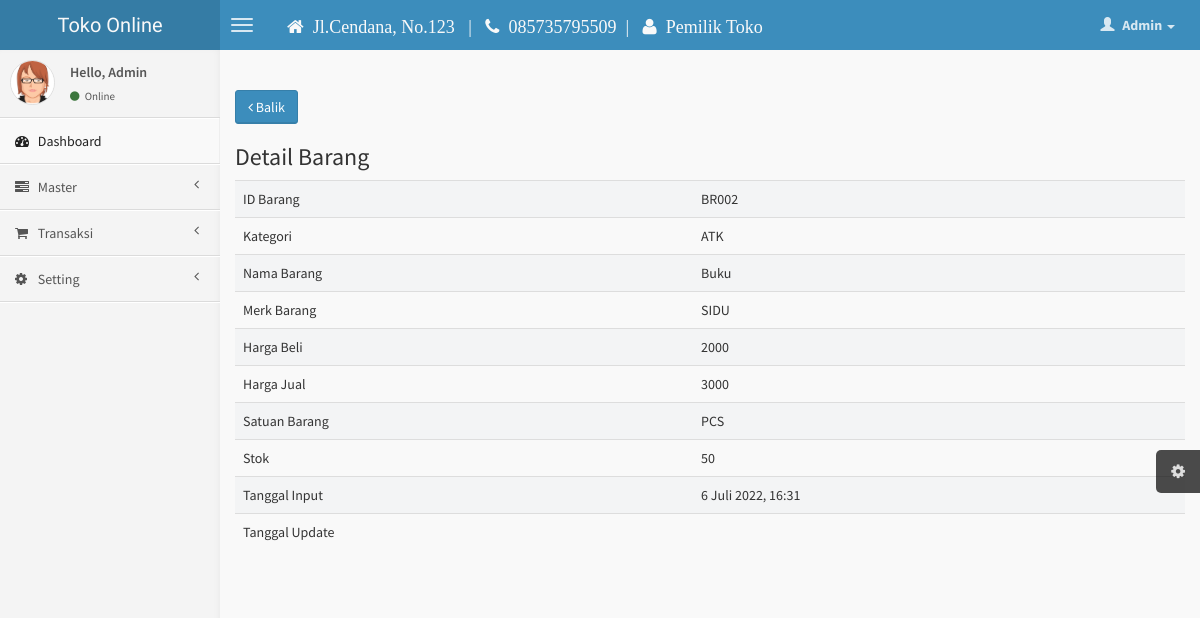
The page /detail_barang.php?id_barang=BR002 (signed in) on the database its author committed.
### tables this page shows
CREATE TABLE `identitas_toko` (
  `id_toko` int(11) NOT NULL,
  `nama_toko` varchar(255) NOT NULL,
  `alamat_toko` text NOT NULL,
  `telp` varchar(20) NOT NULL,
  `nama_pemilik` varchar(255) NOT NULL
);

CREATE TABLE `barang` (
  `id` int(11) NOT NULL,
  `id_barang` varchar(255) NOT NULL,
  `id_kategori` varchar(255) NOT NULL,
  `nama_barang` varchar(255) NOT NULL,
  `merk` varchar(255) NOT NULL,
  `harga_beli` varchar(255) NOT NULL,
  `harga_jual` varchar(255) NOT NULL,
  `satuan_barang` varchar(255) NOT NULL,
  `stok` varchar(255) NOT NULL,
  `tgl_input` varchar(255) NOT NULL,
  `tgl_update` varchar(255) NOT NULL
);

CREATE TABLE `kategori` (
  `id_kategori` int(11) NOT NULL,
  `nama_kategori` varchar(255) NOT NULL,
  `tgl_input` varchar(255) NOT NULL
);

### functions.php (called while the page is built, shortened)
<?php
$conn = mysqli_connect("localhost", "root", "", "toko");
function query($query)
{
    global $conn;
    $result = mysqli_query($conn, $query);
    while ($row = mysqli_fetch_assoc($result)) {
        $rows[] = $row;
    }
    if ($rows) {
        return $rows;
    } else {
        return "";
    }
}

### detail_barang.php (the view, shortened to what this page needs)
<?php
require 'template/header.php';
$id = $_GET["id_barang"];
$barang2 = query("select barang.*, kategori.id_kategori, kategori.nama_kategori
from barang inner join kategori on barang.id_kategori = kategori.id_kategori
WHERE id_barang='$id'")[0];
?>
<aside class="right-side">
    <br>
    <section class="content">
        <div class="row">
            <div class="col-xs-12">
                <a href="barang.php"><button class="btn btn-primary"><i class="fa fa-angle-left"></i> Balik </button></a>
                <div class="box-header">
                    <h3 class="box-title">Detail Barang</h3>
                </div>
                <div class="box-body table-responsive">
                    <table class="table table-striped">
                        <tr>
                            <td>ID Barang</td>
                            <td><?= $barang2['id_barang']; ?></td>
                        </tr>
                        <tr>
                            <td>Kategori</td>
                            <td><?= $barang2['nama_kategori']; ?></td>
                        </tr>
                        <tr>
                            <td>Nama Barang</td>
                            <td><?= $barang2['nama_barang']; ?></td>
                        </tr>
                        <tr>
                            <td>Merk Barang</td>
                            <td><?= $barang2['merk']; ?></td>
                        </tr>
                        <tr>
                            <td>Harga Beli</td>
                            <td><?= $barang2['harga_beli']; ?></td>
                        </tr>
                        <tr>
                            <td>Harga Jual</td>
                            <td><?= $barang2['harga_jual']; ?></td>
                        </tr>
                        <tr>
                            <td>Satuan Barang</td>
                            <td><?= $barang2['satuan_barang']; ?></td>
                        </tr>
                        <tr>
                            <td>Stok</td>
                            <td><?= $barang2['stok']; ?></td>
                        </tr>
                        <tr>
                            <td>Tanggal Input</td>
                            <td><?= $barang2['tgl_input']; ?></td>
                        </tr>
                        <tr>
                            <td>Tanggal Update</td>
                            <td><?= $barang2['tgl_update']; ?></td>
                        </tr>
                    </table>
                </div>
            </div>
        </div>
    </section>
</aside>
</div>
</body>
</html>

### template/header.php (shortened to what this page needs)
<?php
require './functions.php';
$barang = query("select barang.*, kategori.id_kategori, kategori.nama_kategori
from barang inner join kategori on barang.id_kategori = kategori.id_kategori");
$atur = mysqli_query($conn, "SELECT * FROM identitas_toko");
$setting = mysqli_fetch_array($atur);
$user1 = $_SESSION["user"];
$user2 = ucfirst($user1);
?>
<!DOCTYPE html>
<html>
<head>
    <link href="./css/bootstrap.min.css" rel="stylesheet" type="text/css" />
    <link href="./css/font-awesome.min.css" rel="stylesheet" type="text/css" />
    <link href="./css/ionicons.min.css" rel="stylesheet" type="text/css" />
    <link href="./css/morris/morris.css" rel="stylesheet" type="text/css" />
    <link href="./css/jvectormap/jquery-jvectormap-1.2.2.css" rel="stylesheet" type="text/css" />
    <link href="./css/fullcalendar/fullcalendar.css" rel="stylesheet" type="text/css" />
    <link href="./css/daterangepicker/daterangepicker-bs3.css" rel="stylesheet" type="text/css" />
    <link href="./css/bootstrap-wysihtml5/bootstrap3-wysihtml5.min.css" rel="stylesheet" type="text/css" />
    <link href="./css/datatables/dataTables.bootstrap.css" rel="stylesheet" type="text/css" />
    <link href="./css/AdminLTE.css" rel="stylesheet" type="text/css" />
</head>
<body class="skin-blue">
    <header class="header" id="header">
        <a href="index.php" class="logo">
            <?= $setting['nama_toko']; ?>
        </a>
        <nav class="navbar navbar-static-top" role="navigation">
            <a href="#" class="navbar-btn sidebar-toggle" data-toggle="offcanvas" role="button">
                <span class="icon-bar"></span>
                <span class="icon-bar"></span>
                <span class="icon-bar"></span>
            </a>
            <h1 class="navbar-btn sidebar-toggle"> </h1>
            <h4 class="navbar-btn sidebar-toggle" style="color: #f9f9f9; font-family:  'cursive'" ;>
                <i class="fa fa-home"></i> &nbsp;<?= $setting['alamat_toko']; ?> &nbsp;&nbsp;|&nbsp;&nbsp;
                <i class="fa fa-phone"></i>&nbsp; <?= $setting['telp']; ?>&nbsp;&nbsp;|&nbsp;&nbsp;
                <i class="fa fa-user"></i>&nbsp; <?= $setting['nama_pemilik']; ?>
            </h4>
            <div class=" navbar-right">
                <ul class="nav navbar-nav">
                    <li class="dropdown user user-menu">
                        <a href="#" class="dropdown-toggle" data-toggle="dropdown">
                            <i class="glyphicon glyphicon-user"></i>
                            <span><?php echo "$user2" ?> <i class="caret"></i></span>
                        </a>
                    </li>
                </ul>
            </div>
        </nav>
    </header>
    <div class="wrapper row-offcanvas row-offcanvas-left">
        <aside class="left-side sidebar-offcanvas">
            <section class="sidebar" id="sidebar">
                <div class="user-panel">
                    <div class="pull-left image">
                        <img src="img/avatar3.png" class="img-circle" alt="User Image" />
                    </div>
                    <div class="pull-left info">
                        <p>Hello, <?php echo "$user2" ?></p>
                        <a href="#"><i class="fa fa-circle text-success"></i> Online</a>
                    </div>
                </div>
                <ul class="sidebar-menu">
                    <li class="active">
                        <a href="index.php">
                            <i class="fa fa-dashboard"></i> <span>Dashboard</span>
                        </a>
                    </li>
                    <li class="treeview">
                        <a href="#">
                            <i class="fa fa-tasks"></i>
                            <span>Master</span>
                            <i class="fa fa-angle-left pull-right"></i>
                        </a>
                    </li>
                    <li class="treeview">
                        <a href="#">
                            <i class="fa fa-shopping-cart"></i>
                            <span>Transaksi</span>
                            <i class="fa fa-angle-left pull-right"></i>
                        </a>
                    </li>
                    <li class="treeview">
                        <a href="#">
                            <i class="fa fa-cog"></i>
                            <span>Setting</span>
                            <i class="fa fa-angle-left pull-right"></i>
                        </a>
                    </li>
                </ul>
            </section>
        </aside>

### rows shown on the page
identitas_toko: nama_toko "Toko Online", alamat_toko "Jl.Cendana, No.123", telp "085735795509", nama_pemilik "Pemilik Toko"
barang: id_barang "BR002", id_kategori.nama_kategori "ATK", nama_barang "Buku", merk "SIDU", harga_beli "2000", harga_jual "3000", satuan_barang "PCS", stok "50", tgl_input "6 Juli 2022, 16:31"

### other values the page prints
$user2 "Admin"
